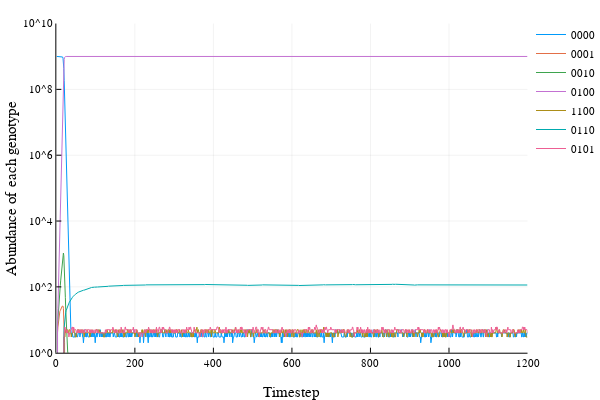

Here is the notebook cell this chart was saved with:
### Markdown cell above
CXM alone:

### Code cell
criticaltimes, trace, trajectory = run_simulation(barlow[:CXM], "0000")
plot_abundance(trace, criticaltimes, ["0000", "0001", "0010", "0100", "1100", "0110", "0101"])

### Figure 1 — Plotly figure (JSON) as saved in the notebook; plotly's stock layout.template omitted (floating-point values rounded to 4 significant figures; data arrays with more than 128 entries replaced by an {"elided": "..."} marker saying what was removed)
{"data": [{"colorbar": {"title": ""}, "line": {"color": "rgba(0, 154, 250, 1.000)", "dash": "solid", "shape": "linear", "width": 1}, "mode": "lines", "name": "0000", "showlegend": true, "type": "scatter", "x": {"elided": "1200 int values"}, "xaxis": "x1", "y": {"elided": "1200 int values"}, "yaxis": "y1"}, {"colorbar": {"title": ""}, "line": {"color": "rgba(227, 111, 71, 1.000)", "dash": "solid", "shape": "linear", "width": 1}, "mode": "lines", "name": "0001", "showlegend": true, "type": "scatter", "x": {"elided": "1200 int values"}, "xaxis": "x1", "y": {"elided": "1200 int values"}, "yaxis": "y1"}, {"colorbar": {"title": ""}, "line": {"color": "rgba(62, 164, 78, 1.000)", "dash": "solid", "shape": "linear", "width": 1}, "mode": "lines", "name": "0010", "showlegend": true, "type": "scatter", "x": {"elided": "1200 int values"}, "xaxis": "x1", "y": {"elided": "1200 int values"}, "yaxis": "y1"}, {"colorbar": {"title": ""}, "line": {"color": "rgba(195, 113, 210, 1.000)", "dash": "solid", "shape": "linear", "width": 1}, "mode": "lines", "name": "0100", "showlegend": true, "type": "scatter", "x": {"elided": "1200 int values"}, "xaxis": "x1", "y": {"elided": "1200 int values"}, "yaxis": "y1"}, {"colorbar": {"title": ""}, "line": {"color": "rgba(172, 142, 24, 1.000)", "dash": "solid", "shape": "linear", "width": 1}, "mode": "lines", "name": "1100", "showlegend": true, "type": "scatter", "x": {"elided": "1200 int values"}, "xaxis": "x1", "y": {"elided": "1200 int values"}, "yaxis": "y1"}, {"colorbar": {"title": ""}, "line": {"color": "rgba(0, 170, 174, 1.000)", "dash": "solid", "shape": "linear", "width": 1}, "mode": "lines", "name": "0110", "showlegend": true, "type": "scatter", "x": {"elided": "1200 int values"}, "xaxis": "x1", "y": {"elided": "1200 int values"}, "yaxis": "y1"}, {"colorbar": {"title": ""}, "line": {"color": "rgba(237, 94, 147, 1.000)", "dash": "solid", "shape": "linear", "width": 1}, "mode": "lines", "name": "0101", "showlegend": true, "type": "scatter", "x": {"elided": "1200 int values"}, "xaxis": "x1", "y": {"elided": "1200 int values"}, "yaxis": "y1"}], "layout": {"annotations": [], "height": 400, "legend": {"bgcolor": "rgba(255, 255, 255, 1.000)", "bordercolor": "rgba(0, 0, 0, 1.000)", "font": {"color": "rgba(0, 0, 0, 1.000)", "family": "sans-serif", "size": 11}, "x": 1, "y": 1}, "margin": {"b": 20, "l": 0, "r": 0, "t": 20}, "paper_bgcolor": "rgba(255, 255, 255, 1.000)", "plot_bgcolor": "rgba(255, 255, 255, 1.000)", "showlegend": true, "width": 600, "xaxis1": {"anchor": "y1", "domain": [0.1061, 0.9934], "gridcolor": "rgba(0, 0, 0, 0.100)", "gridwidth": 0.5, "linecolor": "rgba(0, 0, 0, 1.000)", "mirror": false, "range": [0, 1200], "showgrid": true, "showline": true, "showticklabels": true, "tickangle": 0, "tickcolor": "rgb(0, 0, 0)", "tickfont": {"color": "rgba(0, 0, 0, 1.000)", "family": "sans-serif", "size": 11}, "tickmode": "array", "ticks": "inside", "ticktext": ["0", "200", "400", "600", "800", "1000", "1200"], "tickvals": [0, 200, 400, 600, 800, 1000, 1200], "title": "Timestep", "titlefont": {"color": "rgba(0, 0, 0, 1.000)", "family": "sans-serif", "size": 15}, "type": "-", "visible": true, "zeroline": false, "zerolinecolor": "rgba(0, 0, 0, 1.000)"}, "yaxis1": {"anchor": "x1", "domain": [0.07581, 0.9902], "gridcolor": "rgba(0, 0, 0, 0.100)", "gridwidth": 0.5, "linecolor": "rgba(0, 0, 0, 1.000)", "mirror": false, "range": [0, 10], "showgrid": true, "showline": true, "showticklabels": true, "tickangle": 0, "tickcolor": "rgb(0, 0, 0)", "tickfont": {"color": "rgba(0, 0, 0, 1.000)", "family": "sans-serif", "size": 11}, "tickmode": "array", "ticks": "inside", "ticktext": ["10^0", "10^2", "10^4", "10^6", "10^8", "10^10"], "tickvals": [1, 100, 10000, 1000000, 100000000, 10000000000], "title": "Abundance of each genotype", "titlefont": {"color": "rgba(0, 0, 0, 1.000)", "family": "sans-serif", "size": 15}, "type": "log", "visible": true, "zeroline": false, "zerolinecolor": "rgba(0, 0, 0, 1.000)"}}}
